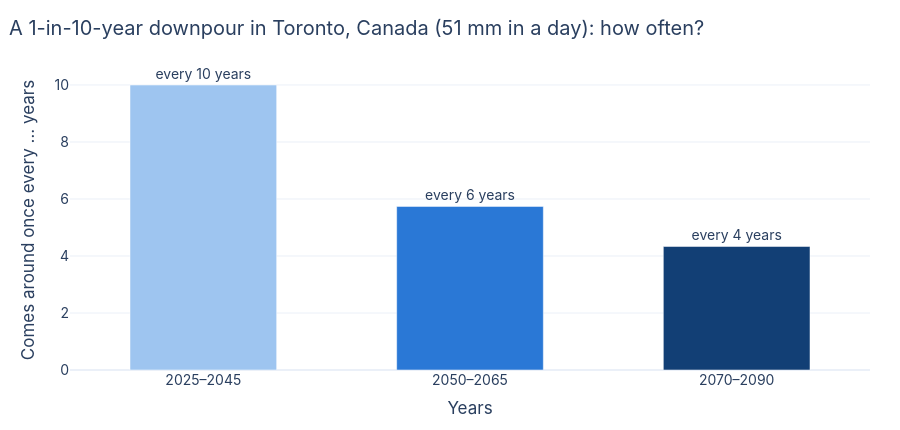

Notebook cell for this chart:
### Markdown cell above
That is why this notebook's headline uses the **1-in-10-year downpour**: rare
enough to matter for drains and basements, common enough to estimate well.
Planning for once-a-century rain needs the full curve *and* its uncertainty,
which CRC curves carry with them.

### The answer, in one picture

Take the early window's **1-in-10-year wettest day** and ask how often that much
rain falls in later windows.

### Code cell
names = list(WINDOWS)
threshold = float(np.interp(10, rp_grid, window_levels[names[0]]))
new_rp = {name: return_period_of(window_levels[name], threshold) for name in names}
late_10 = float(np.interp(10, rp_grid, window_levels[names[-1]]))

fig = go.Figure(go.Bar(
    x=names, y=[new_rp[n] for n in names], marker_color=[WINDOW_COLORS[n] for n in names], width=0.55,
    text=[f"every {new_rp[n]:.0f} years" for n in names], textposition="outside", cliponaxis=False,
    hovertemplate="%{x}: once every %{y:.1f} years<extra></extra>",
))
layout(fig, f"A 1-in-10-year downpour in {CITY['name']} ({threshold:.0f} mm in a day): how often?",
       yaxis=dict(title="Comes around once every … years", rangemode="tozero"), xaxis_title="Years", showlegend=False)
fig.show()
print(f"The 1-in-10-year wettest day {'grows' if late_10 > threshold else 'shrinks'} from about {threshold:.0f} mm ({names[0]}) "
      f"to about {late_10:.0f} mm ({names[-1]}), {100 * (late_10 / threshold - 1):+.0f}%.")

### Figure 1 — Plotly figure (JSON) as saved in the notebook; plotly's stock layout.template omitted (floating-point values rounded to 4 significant figures)
{"data": [{"cliponaxis": false, "hovertemplate": "%{x}: once every %{y:.1f} years<extra></extra>", "marker": {"color": ["#9ec5f0", "#2a78d6", "#123f75"]}, "text": ["every 10 years", "every 6 years", "every 4 years"], "textposition": "outside", "type": "bar", "width": 0.55, "x": ["2025–2045", "2050–2065", "2070–2090"], "y": [9.999, 5.74, 4.334]}], "layout": {"font": {"family": "Inter, Helvetica, Arial, sans-serif", "size": 14}, "height": 430, "margin": {"b": 60, "l": 70, "r": 30, "t": 70}, "showlegend": false, "title": {"text": "A 1-in-10-year downpour in Toronto, Canada (51 mm in a day): how often?", "x": 0.01}, "xaxis": {"title": {"text": "Years"}}, "yaxis": {"rangemode": "tozero", "title": {"text": "Comes around once every … years"}}}}
